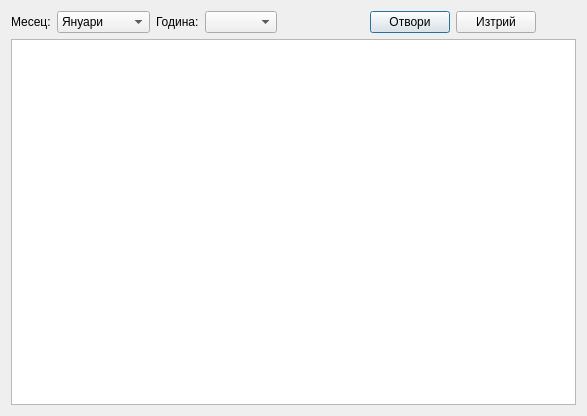
<?xml version="1.0" encoding="UTF-8"?>
<ui version="4.0">
 <class>AmbListSelector</class>
 <widget class="QDialog" name="AmbListSelector">
  <property name="geometry">
   <rect>
    <x>0</x>
    <y>0</y>
    <width>587</width>
    <height>416</height>
   </rect>
  </property>
  <property name="windowTitle">
   <string>AmbListSelector</string>
  </property>
  <layout class="QVBoxLayout" name="verticalLayout">
   <item>
    <layout class="QHBoxLayout" name="horizontalLayout">
     <item>
      <widget class="QLabel" name="label">
       <property name="text">
        <string>Месец:</string>
       </property>
      </widget>
     </item>
     <item>
      <widget class="QComboBox" name="monthCombo">
       <item>
        <property name="text">
         <string>Януари</string>
        </property>
       </item>
       <item>
        <property name="text">
         <string>Февруари</string>
        </property>
       </item>
       <item>
        <property name="text">
         <string>Март</string>
        </property>
       </item>
       <item>
        <property name="text">
         <string>Април</string>
        </property>
       </item>
       <item>
        <property name="text">
         <string>Май</string>
        </property>
       </item>
       <item>
        <property name="text">
         <string>Юни</string>
        </property>
       </item>
       <item>
        <property name="text">
         <string>Юли</string>
        </property>
       </item>
       <item>
        <property name="text">
         <string>Август</string>
        </property>
       </item>
       <item>
        <property name="text">
         <string>Септември</string>
        </property>
       </item>
       <item>
        <property name="text">
         <string>Октомври</string>
        </property>
       </item>
       <item>
        <property name="text">
         <string>Ноември</string>
        </property>
       </item>
       <item>
        <property name="text">
         <string>Декември</string>
        </property>
       </item>
      </widget>
     </item>
     <item>
      <widget class="QLabel" name="label_2">
       <property name="text">
        <string>Година:</string>
       </property>
      </widget>
     </item>
     <item>
      <widget class="QComboBox" name="yearCombo"/>
     </item>
     <item>
      <spacer name="horizontalSpacer">
       <property name="orientation">
        <enum>Qt::Horizontal</enum>
       </property>
       <property name="sizeType">
        <enum>QSizePolicy::Expanding</enum>
       </property>
       <property name="sizeHint" stdset="0">
        <size>
         <width>40</width>
         <height>20</height>
        </size>
       </property>
      </spacer>
     </item>
     <item>
      <widget class="QPushButton" name="openButton">
       <property name="text">
        <string>Отвори</string>
       </property>
      </widget>
     </item>
     <item>
      <widget class="QPushButton" name="deleteButton">
       <property name="text">
        <string>Изтрий</string>
       </property>
      </widget>
     </item>
     <item>
      <spacer name="horizontalSpacer_2">
       <property name="orientation">
        <enum>Qt::Horizontal</enum>
       </property>
       <property name="sizeType">
        <enum>QSizePolicy::Fixed</enum>
       </property>
       <property name="sizeHint" stdset="0">
        <size>
         <width>40</width>
         <height>20</height>
        </size>
       </property>
      </spacer>
     </item>
    </layout>
   </item>
   <item>
    <widget class="ListTable" name="tableView"/>
   </item>
  </layout>
 </widget>
 <layoutdefault spacing="6" margin="11"/>
 <customwidgets>
  <customwidget>
   <class>ListTable</class>
   <extends>QTableView</extends>
   <header>listtable.h</header>
  </customwidget>
 </customwidgets>
 <resources/>
 <connections/>
</ui>
